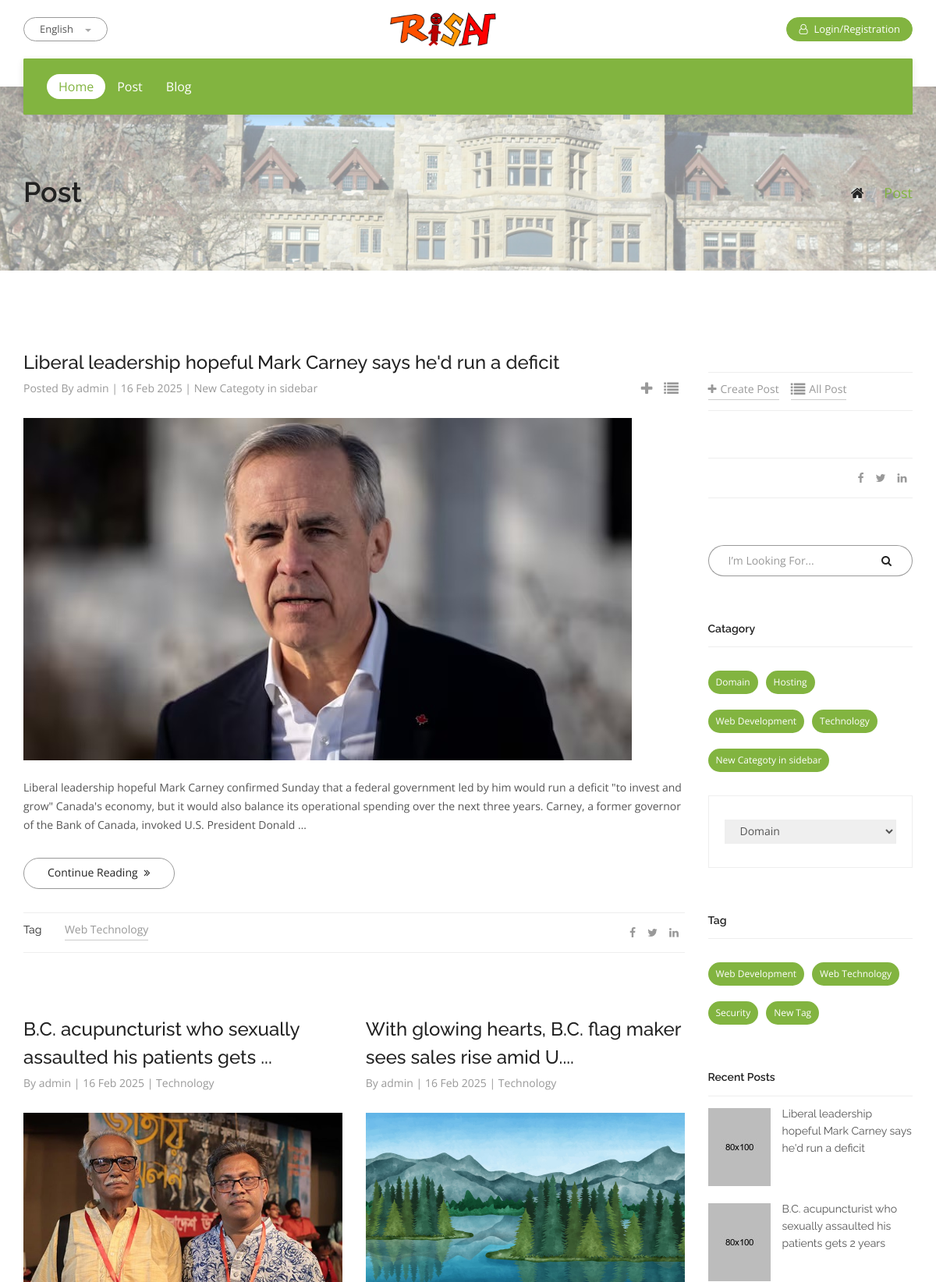
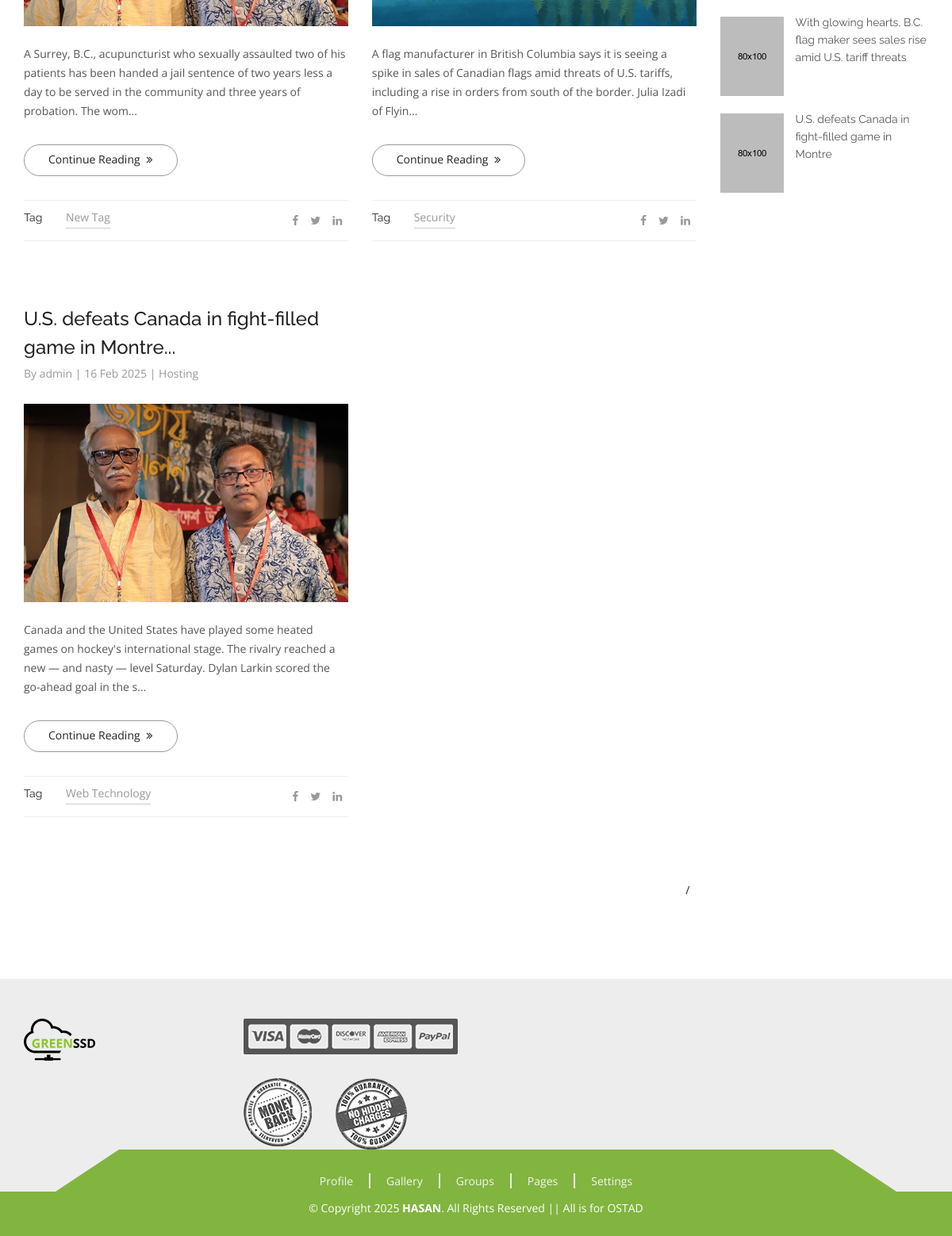
Screenshot of /blog/ with the database file from the repository (2 pictures, top to bottom).
### blog/models.py (models this page shows, shortened)
class Post(models.Model):
    STATUS_CHOICES = [
        {'publish', 'Publish'},
        {'unpublish', 'Unpublish'},
    ]
    title = models.CharField(max_length=256)
    content = models.TextField()
    author = models.ForeignKey(User, on_delete=models.CASCADE)
    category = models.ManyToManyField(Category, blank = True)
    tag = models.ManyToManyField(Tag, blank=True)
    image = models.ImageField(upload_to=blog_directory_name, null=True, blank=True)
    status = models.CharField(max_length=16, choices=STATUS_CHOICES, default='published')
    created_at = models.DateTimeField(auto_now_add=True)
    updated_at = models.DateTimeField(auto_now=True)
    publish_at = models.DateTimeField(default=datetime.datetime.now)

class Category(models.Model):
    name = models.CharField(max_length=32)
    description = models.TextField(null=True, blank=True)

class Tag(models.Model):
    name = models.CharField(max_length=32)
    description = models.TextField(null=True, blank=True)

### blog/views.py (the view)
# urls.py: path('blog/', views.blog, name='blog'),
def blog(request):
    categoryQ = request.GET.get('category', None)
    tagQ = request.GET.get('tag', None)
    if categoryQ:
        posts = Post.objects.filter(category__name=categoryQ)
    elif tagQ:
        posts = Post.objects.filter(tag__name=tagQ)
    else:
        posts = Post.objects.filter(Q(publish_at__lte=datetime.now()) & Q(status='publish')).prefetch_related('category').prefetch_related('tag').order_by('-publish_at')
    paginator = Paginator(posts, 5)
    page_number = request.GET.get('page')
    page_obj = paginator.get_page(page_number)
    categories = Category.objects.all()
    tags = Tag.objects.all()
    return render(request, 'blog/blog.html', {'posts':page_obj, 'categories':categories, 'tags':tags})

### blog/templates/blog/blog.html (shortened to what this page needs)
{% extends 'base.html' %}
{% block content %}
{% load static %}
<div id="pageHeader" class="pd--80-0" data-bg-img="{% static 'img/bg.jpg' %}">
  <div class="container">
    <div class="page-header--title pull-left">
      <h1 class="h1">Post</h1>
    </div>
    <div class="page-header--breadcrumb pull-right">
      <ul class="breadcrumb">
        <li>
          <a href="{% url 'home' %}"><i class="fa fa-home"></i></a>
        </li>
        <li class="active">Post</li>
      </ul>
    </div>
  </div>
</div>
<div id="blog" class="pd--100-0-40">
  <div class="container">
    <div class="row">
      <div class="page--content col-md-9">
        <div class="post--items row">
          {% with latest=posts|first %}
          <div class="post--item col-md-6 sticky">
            <div class="post--header">
              <h2 class="post--title">
                <a href="{% url 'blogdetails' latest.id %}">{{ latest.title }}</a>
              </h2>
              <div class="post--meta">
                <span>Posted By <a href="#">{{latest.author}}</a></span>
                <span class="divider">|</span>
                <span><a href="#">{{latest.publish_at|date:"d M Y"}}</a></span>
                <span class="divider">|</span>
                <span><a href="#">{{ latest.category.first.name }}</a></span>
                <div class="social--widget pull-right">
                  <ul>
                    <li><a href="{% url 'createpost' %}"><i class="fa fa-plus fa-lg"></i></a></li>
                    <li><a href="{% url 'blog' %}"><i class="fa fa-list fa-lg"></i></a></li>
                  </ul>
              </div>
              </div>
            </div>
            <div class="post--img">
              {% if latest.image %}
              <img src="{{latest.image.url}}" alt="" data-rjs="2" />
              {% else %}
              <img src="{% static 'img/blog-img/post-item-01.jpg' %}" alt="" data-rjs="2" />
              {% endif %}
            </div>
            <div class="post--summery">
              <p>{{ latest.content|truncatewords:50 }}</p>
            </div>
            <div class="post--action">
              <a href="{% url 'blogdetails' latest.id %}" class="btn btn-default">Continue Reading<i class="fa flm fa-angle-double-right"></i></a>
            </div>
            <div class="post--footer clearfix">
              <div class="tags--widget pull-left">
                <ul>
                  <li><span>Tag</span></li>
                  <li><a href="#">{{latest.tag.first.name}}</a></li>
                </ul>
              </div>
              <div class="social--widget pull-right">
                <ul>
                  <li>
                    <a href="#"><i class="fa fa-facebook"></i></a>
                  </li>
                  <li>
                    <a href="#"><i class="fa fa-twitter"></i></a>
                  </li>
                  <li>
                    <a href="#"><i class="fa fa-linkedin"></i></a>
                  </li>
                </ul>
              </div>
            </div>
          </div>
          {% endwith %}
          {% for post in posts|slice:"1:" %}
          <div class="post--item col-md-6 col-xs-6 col-xxs-12">
            <div class="post--header">
              <h2 class="post--title">
                <a href="{% url 'blogdetails' post.id %}">{{ post.title|slice:":60"|add:"..." }}</a>
              </h2>
              <div class="post--meta">
                <span>By <a href="#">{{post.author}}</a></span>
                <span class="divider">|</span>
                <span><a href="#">{{post.publish_at|date:"d M Y"}}</a></span>
                <span class="divider">|</span>
                <span><a href="#">{{post.category.first.name}}</a></span>
              </div>
            </div>
            <div class="post--img">
              {% if post.image %}
              <img class="post-image" src="{{post.image.url}}" alt="" data-rjs="2" />
              {% else %}
              <img src="{% static 'img/blog-img/post-item-01.jpg' %}" alt="" data-rjs="2" />
              {% endif %}
            </div>
            <div class="post--summery">
              <p>{{post.content|slice:":200"|add:"..."}}</p>
            </div>
            <div class="post--action">
              <a href="{% url 'blogdetails' post.id %}" class="btn btn-default">Continue Reading<i
                  class="fa flm fa-angle-double-right"></i></a>
            </div>
            <div class="post--footer clearfix">
              <div class="tags--widget pull-left">
                <ul>
                  <li><span>Tag</span></li>
                  {% for tag in post.tag.all %}
                  <li><a href="#">{{tag.name}}</a></li>
                  {% endfor %}
                </ul>
              </div>
              <div class="social--widget pull-right">
                <ul>
                  <li>
                    <a href="#"><i class="fa fa-facebook"></i></a>
                  </li>
                  <li>
                    <a href="#"><i class="fa fa-twitter"></i></a>
                  </li>
                  <li>
                    <a href="#"><i class="fa fa-linkedin"></i></a>
                  </li>
                </ul>
              </div>
            </div>
          </div>
          {% endfor %}
        </div>
        <ul class="pager">
        </ul>
      </div>
      {% include "blog/sidebar.html" %}
    </div>
  </div>
</div>
{% endblock %}

### blog/templates/blog/sidebar.html (shortened to what this page needs)
{% load static %}
<div class="page--sidebar col-md-3">
    <div class="widget">
        <div class="post--footer clearfix">
            <div class="tags--widget pull-left">
              <ul>
                <li><a href="{% url 'createpost' %}"><i class="fa fa-plus" style="margin-right:5px"></i>Create Post</a></li>
                <li><a href="{% url 'blog' %}"><i class="fa fa-list fa-lg" style="margin-right:5px"></i>All Post</a></li>
              </ul>
            </div>
          </div>
    </div>
    <div class="widget">
        <div class="post--footer clearfix">
            <div class="social--widget pull-right">
              <ul>
                <li>
                  <a href="#"><i class="fa fa-facebook"></i></a>
                </li>
                <li>
                  <a href="#"><i class="fa fa-twitter"></i></a>
                </li>
                <li>
                  <a href="#"><i class="fa fa-linkedin"></i></a>
                </li>
              </ul>
            </div>
          </div>
    </div>
    <div class="widget">
        <div class="search--widget" data-form-validation="true">
            <form action="#">
                <div class="input-group">
                    <input type="text" name="search" class="form-control" placeholder="I’m Looking For..." required />
                    <div class="input-group-addon">
                        <button type="submit"><i class="fa fa-search"></i></button>
                    </div>
                </div>
            </form>
        </div>
    </div>
    <div class="widget">
        <h2 class="widget--title h5">Catagory</h2>
        <div class="widget">
            <div class="tagcloud--widget">
                {% for category in categories %}
                <a href="{% url 'blog' %}?category={{category.name}}">{{category.name}}</a>
                {% endfor %}
                </div>
        </div>
        <div class="categories--widget">
            <form action="">
            <select onchange="this.form.submit()" name="category">
                {% for category in categories %}
                <option value="{{category.name}}">
                    {{category.name}}
                </option>
                {% endfor %}
            </select>
        </form>
        </div>
    </div>
    <div class="widget">
        <h2 class="widget--title h5">Tag</h2>
        <div class="tagcloud--widget">
            {% for tag in tags %}
            <a href="{% url 'blog' %}?tag={{tag.name}}">{{ tag.name }}</a>
            {% endfor %}
        </div>
    </div>
    <div class="widget">
        <h2 class="widget--title h5">Recent Posts</h2>
        <div class="recent-posts--widget">
            <ul>
                {% for post in posts %}
                <li>
                    <a href="{% url 'blogdetails' post.id %}">
                        <div class="img">
                            <img src="{% static 'img/blog-img/recent-post-01.jpg' %}" alt="" data-rjs="2" />
                        </div>
                        <div class="info">
                            <h5 class="h5">{{post.title}}</h5>
                        </div>
                    </a>
                </li>
                {% endfor %}
            </ul>
        </div>
    </div>
</div>

### static/css/colors/theme-color-1.css (style rules this page uses)
a:hover, .btn-link:hover, a:focus, .btn-link:focus, .dropdown-menu > li > a:hover, .dropdown-menu > li > a:focus, .pagination > li:not(.disabled) > a.prev:hover, .pagination > li:not(.disabled) > a.next:hover, .pagination > li:not(.disabled) > a.prev:focus, .pagination > li:not(.disabled) > a.next:focus, .recent-posts-list--widget ul li .content .date, .recent-posts--widget li:hover .info .h5, .header--nav-links > li.active > a, .header--nav-links > li.open > a, .header--nav-links > li.open > a:hover, .header--nav-links > li.open > a:focus, .header--nav-links > .dropdown.megamenu .nav > .dropdown-header, .header--nav-links > .dropdown > .dropdown-menu > li.active > a, .header--nav-links > .dropdown > .dropdown-menu > li.active > a:hover, .header--nav-links > .dropdown > .dropdown-menu > li.active > a:focus, .header--nav-links > .dropdown.megamenu .nav > li.active > a, .banner--content .h3 strong, .banner--offer strong, .step--icon .fa, .service--item:hover .fa, .service--item.active .fa, .service--item .h4, .service--item:hover .btn-link, .service--item.active .btn-link, .service--tabs .tab-pane ul li:hover, .service--tabs .tab-pane ul li:hover .fa, .feature--video-play-btn, .portfolio--item:hover .portfolio--item-info, .portfolio--item:hover .portfolio--item-info .h4, .pricing--price .price-text strong, .pricing--price .h4 strong, .pricing--features ul li span, .vps-pricing--plans li.active, .domain-search--title .h3 span, .domain-pricing--item .title, .ssl-certificate-single .page--content ul li span, .datacenter-tabs--widget ul li.active .info, .datacenter-tabs--widget ul li.active .info .h4, .faq--item .panel-body a, .page-header--breadcrumb ul li.active, .page--content .video-popup-btn span .fa, .product--item:hover .product--item-info .h4 a, .product--summery .subtitle span, .product--details-tab-nav ul li.active a, .review--form .product--rating .br-widget a.br-selected:after, .checkout--info > p a:hover, .contact--info-item p span, .f0f--content p a { color: #82b440; }
.bg--color-theme, .btn-default:hover, .btn-default:focus, .btn-default.focus, .btn-default:active, .btn-default:active:hover, .btn-default:active:focus, .btn-default:active.focus, .btn-default.active, .btn-default.active:hover, .btn-default.active:focus, .btn-default.active.focus, .open > .dropdown-toggle.btn-default, .open > .dropdown-toggle.btn-default:hover, .open > .dropdown-toggle.btn-default:focus, .open > .dropdown-toggle.btn-default.focus, .section--title .h2:after, .pagination > li > a:hover, .pagination > li > a:focus, .pagination > li.active > a, .pagination > li.active > a:hover, .pagination > li.active > a:hover, .pagination > li > span:hover, .pagination > li > span:focus, .pagination > li.active > span, .pagination > li.active > span:hover, .pagination > li.active > span:hover, .nav--widget ul li a:hover, .nav--widget ul li.active a, .tagcloud--widget a, .recent-posts--widget .img:before, .header--navbar-wrapper:before, .service-tab--nav ul li:hover > div, .service-tab--nav ul li.active > div, .portfolio--item-img:before, .portfolio--filter-nav ul li.active a, .pricing--tab-nav ul li.active a, .pricing--nav-switch .item--bg, .vps-pricing--plans li:after, .coming-soon-page .search--widget .input-group-addon .btn, .post--content blockquote footer:before, .product--item-onsale { background-color: #82b440; }

### templates/base.html (style rules this page uses)
.post-image { width: 100%; height: 250px; object-fit: cover; }

### rows the page displays
Post: title "Liberal leadership hopeful Mark Carney says he'd run a deficit", author "admin", publish_at "16 Feb 2025", category.first.name "New Categoty in sidebar", image (picture), content "Liberal leadership hopeful Mark Carney confirmed Sunday that a federal government led by him would run a deficit \"to invest and grow\" Canada's economy, but it would also balance its operational spending over the next three years. Carney, a former governor of the Bank of Canada, invoked U.S. President Donald …", tag.first.name "Web Technology"
Post: title|add "B.C. acupuncturist who sexually assaulted his patients gets ...", author "admin", publish_at "16 Feb 2025", category.first.name "Technology", image (picture), content|add "A Surrey, B.C., acupuncturist who sexually assaulted two of his patients has been handed a jail sentence of two years less a day to be served in the community and three years of probation. The wom...", title "B.C. acupuncturist who sexually assaulted his patients gets 2 years"
Tag: name "New Tag"
Post: title|add "With glowing hearts, B.C. flag maker sees sales rise amid U....", author "admin", publish_at "16 Feb 2025", category.first.name "Technology", image (picture), content|add "A flag manufacturer in British Columbia says it is seeing a spike in sales of Canadian flags amid threats of U.S. tariffs, including a rise in orders from south of the border. Julia Izadi of Flyin...", title "With glowing hearts, B.C. flag maker sees sales rise amid U.S. tariff threats"
Tag: name "Security"
Post: title|add "U.S. defeats Canada in fight-filled game in Montre...", author "admin", publish_at "16 Feb 2025", category.first.name "Hosting", image (picture), content|add "Canada and the United States have played some heated games on hockey's international stage. The rivalry reached a new — and nasty — level Saturday. Dylan Larkin scored the go-ahead goal in the s...", title "U.S. defeats Canada in fight-filled game in Montre"
Tag: name "Web Technology"
Category: name "Domain"
Category: name "Hosting"
Category: name "Web Development"
Category: name "Technology"
Category: name "New Categoty in sidebar"
Tag: name "Web Development"

### other values shown
form field category "Domain"
